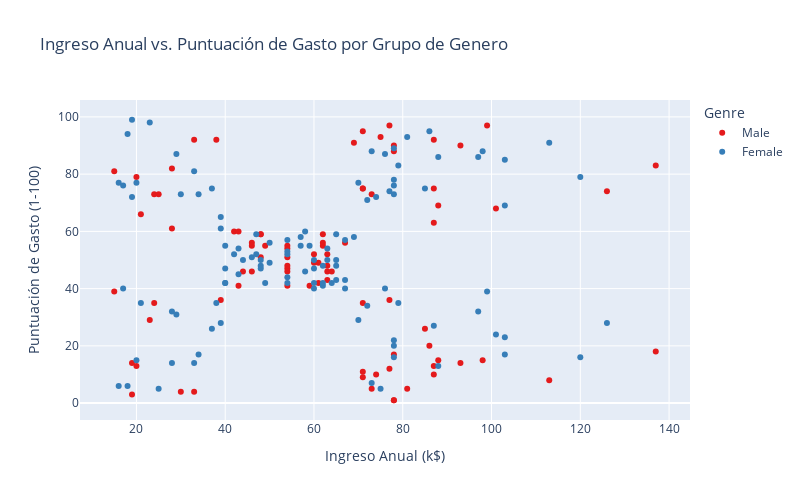

The cell this chart's notebook holds for it:
### Code cell
# Scatterplot por grupo de edad
fig = px.scatter(df, x='Annual Income (k$)', y='Spending Score (1-100)',
                  color='Genre',
                  title='Ingreso Anual vs. Puntuación de Gasto por Grupo de Genero',
                  labels={'Annual Income (k$)': 'Ingreso Anual (k$)', 'Spending Score (1-100)': 'Puntuación de Gasto (1-100)'},
                  color_discrete_sequence=px.colors.qualitative.Set1,
                  width=800, height=500)

fig.show()

### Figure 1 — Plotly figure (JSON) as saved in the notebook; plotly's stock layout.template omitted (floating-point values rounded to 4 significant figures)
{"data": [{"hovertemplate": "Genre=Male<br>Ingreso Anual (k$)=%{x}<br>Puntuación de Gasto (1-100)=%{y}<extra></extra>", "legendgroup": "Male", "marker": {"color": "rgb(228,26,28)", "symbol": "circle"}, "mode": "markers", "name": "Male", "orientation": "v", "showlegend": true, "type": "scatter", "x": [15, 15, 19, 19, 20, 20, 21, 23, 24, 24, 25, 28, 28, 30, 33, 33, 38, 39, 42, 43, 43, 44, 46, 46, 46, 48, 48, 48, 49, 54, 54, 54, 54, 54, 54, 54, 59, 60, 60, 61, 61, 62, 62, 62, 63, 63, 63, 63, 64, 67, 69, 71, 71, 71, 71, 71, 71, 73, 73, 74, 75, 77, 77, 77, 78, 78, 78, 78, 78, 81, 85, 86, 87, 87, 87, 87, 87, 88, 88, 93, 93, 98, 99, 101, 113, 126, 137, 137], "xaxis": "x", "y": [39, 81, 3, 14, 13, 79, 66, 29, 35, 73, 73, 82, 61, 4, 4, 92, 92, 36, 60, 60, 41, 46, 46, 56, 55, 51, 59, 59, 55, 47, 54, 48, 51, 55, 41, 46, 41, 49, 52, 42, 49, 59, 55, 56, 46, 43, 48, 52, 46, 56, 91, 35, 95, 11, 75, 9, 75, 5, 73, 10, 93, 12, 97, 36, 90, 17, 88, 1, 1, 5, 26, 20, 63, 13, 75, 10, 92, 15, 69, 14, 90, 15, 97, 68, 8, 74, 18, 83], "yaxis": "y"}, {"hovertemplate": "Genre=Female<br>Ingreso Anual (k$)=%{x}<br>Puntuación de Gasto (1-100)=%{y}<extra></extra>", "legendgroup": "Female", "marker": {"color": "rgb(55,126,184)", "symbol": "circle"}, "mode": "markers", "name": "Female", "orientation": "v", "showlegend": true, "type": "scatter", "x": [16, 16, 17, 17, 18, 18, 19, 19, 20, 20, 21, 23, 25, 28, 28, 29, 29, 30, 33, 33, 34, 34, 37, 37, 38, 39, 39, 39, 40, 40, 40, 40, 42, 43, 43, 44, 46, 47, 47, 48, 48, 48, 49, 50, 50, 54, 54, 54, 54, 54, 57, 57, 58, 58, 59, 60, 60, 60, 60, 62, 62, 62, 63, 63, 64, 65, 65, 65, 65, 67, 67, 67, 69, 70, 70, 72, 72, 73, 73, 74, 75, 76, 76, 77, 78, 78, 78, 78, 78, 78, 78, 79, 79, 81, 85, 86, 87, 88, 88, 97, 97, 98, 99, 101, 103, 103, 103, 103, 113, 120, 120, 126], "xaxis": "x", "y": [6, 77, 40, 76, 6, 94, 72, 99, 15, 77, 35, 98, 5, 14, 32, 31, 87, 73, 14, 81, 17, 73, 26, 75, 35, 61, 28, 65, 55, 47, 42, 42, 52, 54, 45, 50, 51, 52, 59, 50, 48, 47, 42, 49, 56, 53, 52, 42, 44, 57, 58, 55, 60, 46, 55, 40, 42, 47, 50, 41, 48, 42, 50, 54, 42, 48, 50, 43, 59, 43, 57, 40, 58, 29, 77, 34, 71, 88, 7, 72, 5, 40, 87, 74, 22, 20, 76, 16, 89, 78, 73, 35, 83, 93, 75, 95, 27, 13, 86, 32, 86, 88, 39, 24, 17, 85, 23, 69, 91, 16, 79, 28], "yaxis": "y"}], "layout": {"height": 500, "legend": {"title": {"text": "Genre"}, "tracegroupgap": 0}, "title": {"text": "Ingreso Anual vs. Puntuación de Gasto por Grupo de Genero"}, "width": 800, "xaxis": {"anchor": "y", "domain": [0, 1], "title": {"text": "Ingreso Anual (k$)"}}, "yaxis": {"anchor": "x", "domain": [0, 1], "title": {"text": "Puntuación de Gasto (1-100)"}}}}
